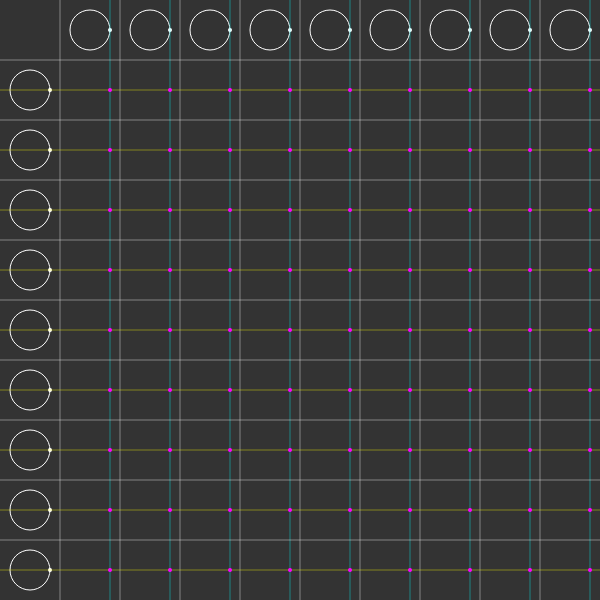
Frame 1 (no input)
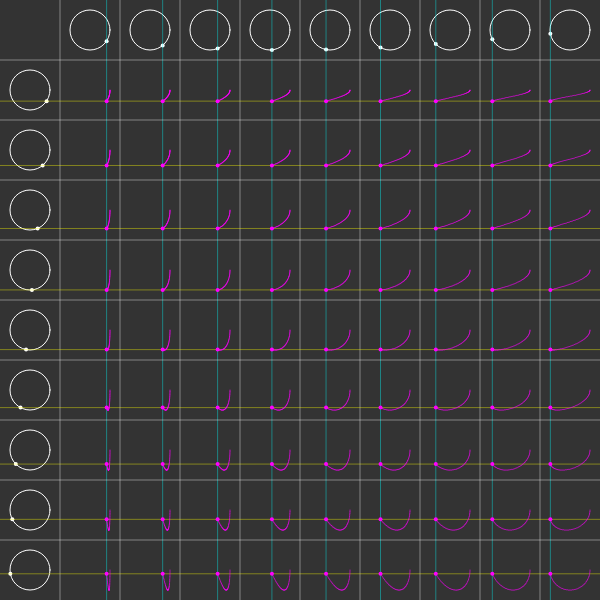
Frame 60 (no input)
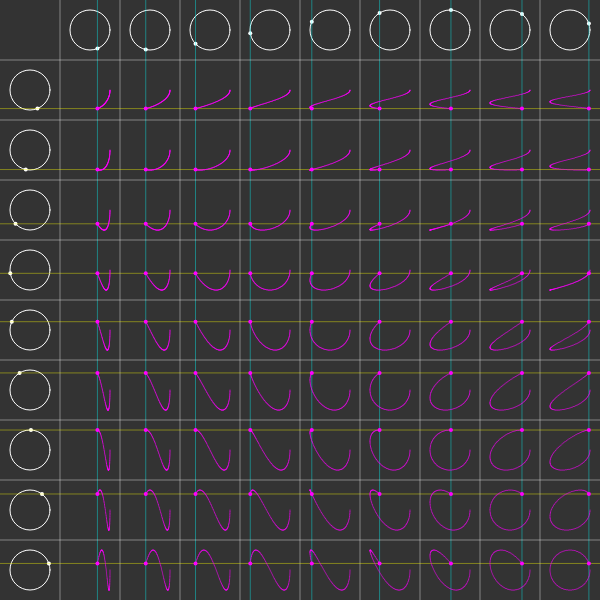
Frame 120 (the mouse pressed at the canvas centre since frame 60)

The p5.js sketch that drew these frames (run headless with seeded random() and noise() and a simulated clock; from frame 60 on, the mouse is pressed at the canvas centre):

// p5.js sketch
// ── sketch.js
let angle = 0
const resolution = 60;
const pitch = 10
const rate = 0.5
let curves = []
let cols
let rows

function setup() {
  createCanvas(600, 600)
  cols = width / resolution
  rows = height / resolution
  const w = resolution - pitch * 2
  for (let x = 0; x < cols; x++) {
    for (let y = 0; y < rows; y++) {
      const cx = resolution + x * resolution + resolution / 2
      const cy = resolution + y * resolution + resolution / 2
      curves.push(new Curve(cx, cy, w, x * rate + 1, y * rate + 1))
    }
  }
}

function draw() {
  background(51)
  drawHeading()
  curves.forEach(curve => {
    curve.update(angle)
    curve.show()
  })
  angle += 0.01
  if (angle > TWO_PI) {
    noLoop()
  }
}

function drawCircle(x, y, w, angle) {
    push()
    translate(x, y)
    noFill()
    stroke(255)
    strokeWeight(1)
    ellipse(0, 0, w, w)
    stroke(255)
    strokeWeight(4)
    point(w / 2 * cos(angle), w / 2 * sin(angle))
    pop()
}

function drawHeading() {
  const w = resolution - pitch * 2

  for (let x = 0; x < cols - 1; x++) {
    const cx = resolution + x * resolution + resolution / 2
    const cy = resolution / 2
    const na = angle * (x * rate + 1)
    drawCircle(cx, cy, w, na)
    stroke(255, 100)
    strokeWeight(1)
    const lx = resolution + x * resolution
    line(lx, 0, lx, height)
    stroke(0, 255, 255, 100)
    strokeWeight(1)
    const nx = w / 2 * cos(na) + resolution + x * resolution + resolution / 2
    line(nx, 0, nx, height)
  }
  for (let y = 0; y < rows - 1; y++) {
    const cx = resolution / 2
    const cy = resolution + y * resolution + resolution / 2
    const na = angle * (y * rate + 1)
    drawCircle(cx, cy, w, na)
    stroke(255, 100)
    strokeWeight(1)
    const ly = resolution + y * resolution
    line(0, ly, width, ly)
    stroke(255, 255, 0, 100)
    strokeWeight(1)
    const ny = w / 2 * sin(na) + resolution + y * resolution + resolution / 2
    line(0, ny, width, ny)
  }
}
// ── curve.js
class Curve {
  constructor(cx, cy, w, timesX, timesY) {
    this.cx = cx
    this.cy = cy
    this.w = w
    this.timesX = timesX
    this.timesY = timesY
    this.points = []
  }

  update(angle) {
    this.points.push(createVector(cos(angle * this.timesX), sin(angle * this.timesY)))
  }

  show() {
    push()
    translate(this.cx, this.cy)
    stroke(255, 0, 255, 200)
    strokeWeight(1)
    this.points.forEach(p => (
      point(p.x * this.w / 2, p.y * this.w / 2)
    ))
    stroke(255, 0, 255)
    strokeWeight(4)
    const currentX = this.points[this.points.length - 1].x * this.w / 2
    const currentY = this.points[this.points.length - 1].y * this.w / 2
    point(currentX, currentY)
    pop()
  }
}
